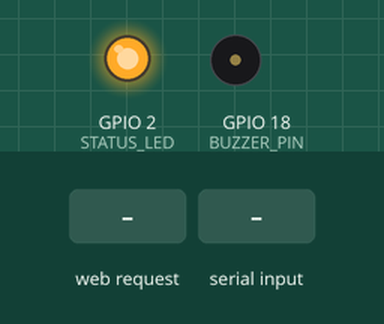
Simulated run of this sketch. Board: ESP32. On the bench: output pins drawn as LEDs (lit = HIGH), buzzer (waves = sounding). Dashed ring = blinking. The inputs (shaded band) are chosen by the test bench. WiFi joins after 1.5 s; servers stay silent unless stated; pins used as bus, display or sensor lines are not drawn; what the sketch prints to the serial monitor is not drawn.

Above: at 3.7 s.
3.8 s: HTTP request GET /trigger received
At 3.97 s:
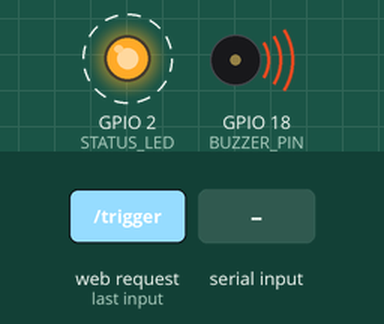
6.8 s: "DETER:90\n" received over Serial
9.8 s: HTTP request GET /stop received
11.3 s: HTTP request GET /trigger?animal=1 received
At 11.47 s:
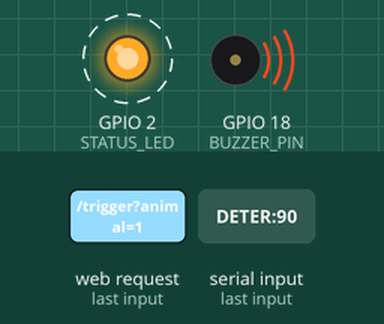
14.3 s: "DETER:,45\n" received over Serial
Timing chart, 0 to 18.3 s (numbered marks = the images above; inputs shaded):
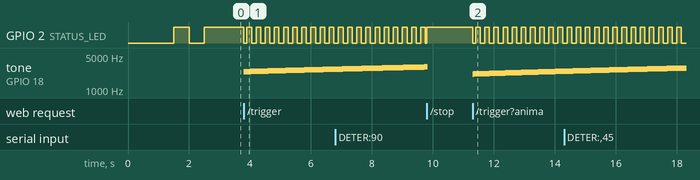

Measured:
- after the input at 3.8 s, GPIO 2 (STATUS_LED): alternates HIGH for 0.15 s and LOW for 0.15 s, starting at once; tone on GPIO 18 (BUZZER_PIN): plays 2380 Hz for 0.01 s, 2381 Hz for 0.01 s, 2382 Hz for 0.01 s, 2383 Hz for 0.01 s, 2384 Hz for 0.01 s, 2385 Hz for 0.01 s … (300 notes in this stretch), starting at once
- after the input at 11.3 s, GPIO 2 (STATUS_LED): alternates HIGH for 0.15 s and LOW for 0.15 s, starting at once; tone on GPIO 18 (BUZZER_PIN): plays 2130 Hz for 0.01 s, 2131 Hz for 0.01 s, 2132 Hz for 0.01 s, 2133 Hz for 0.01 s, 2134 Hz for 0.01 s, 2135 Hz for 0.01 s … (300 notes in this stretch), starting at once

The sketch:

esp32_deterrent.ino
```cpp
#include <WiFi.h>
#include <WebServer.h>

const char* ssid = "Wokwi-GUEST";
const char* password = "";

#define STROBE_PIN 4
#define BUZZER_PIN 18
#define STATUS_LED 2

WebServer server(80);

bool deterrentActive = false;
unsigned long deterrentStartTime = 0;
unsigned long deterrentDurationMs = 5000;
String currentAnimal = "";

// ESP32 LEDC PWM channel for Buzzer (Channel 0)
const int BUZZER_CHANNEL = 0;

void playBuzzerTone(int freq) {
#if defined(ESP_ARDUINO_VERSION_MAJOR) && ESP_ARDUINO_VERSION_MAJOR >= 3
  tone(BUZZER_PIN, freq);
#else
  ledcWriteTone(BUZZER_CHANNEL, freq);
  ledcWrite(BUZZER_CHANNEL, 128);
#endif
}

void stopBuzzerTone() {
#if defined(ESP_ARDUINO_VERSION_MAJOR) && ESP_ARDUINO_VERSION_MAJOR >= 3
  noTone(BUZZER_PIN);
#else
  ledcWriteTone(BUZZER_CHANNEL, 0);
  ledcWrite(BUZZER_CHANNEL, 0);
  digitalWrite(BUZZER_PIN, LOW);
#endif
}


void setup() {
  Serial.begin(115200);
  delay(1000);
  Serial.println("\n[ESP32] Initializing Smart Farm Deterrent System...");

  pinMode(STROBE_PIN, OUTPUT);
  pinMode(BUZZER_PIN, OUTPUT);
  pinMode(STATUS_LED, OUTPUT);

  digitalWrite(STROBE_PIN, LOW);
  digitalWrite(BUZZER_PIN, LOW);
  digitalWrite(STATUS_LED, LOW);

  // Setup ESP32 LEDC PWM for Buzzer audio on GPIO 18 (Wokwi compatible)
#if !(defined(ESP_ARDUINO_VERSION_MAJOR) && ESP_ARDUINO_VERSION_MAJOR >= 3)
  ledcSetup(BUZZER_CHANNEL, 2000, 8);
  ledcAttachPin(BUZZER_PIN, BUZZER_CHANNEL);
#endif

  Serial.print("[WiFi] Connecting to ");
  Serial.println(ssid);
  WiFi.mode(WIFI_STA);
  WiFi.begin(ssid, password);

  int wifiRetries = 0;
  while (WiFi.status() != WL_CONNECTED && wifiRetries < 20) {
    delay(500);
    Serial.print(".");
    digitalWrite(STATUS_LED, !digitalRead(STATUS_LED));
    wifiRetries++;
  }

  if (WiFi.status() == WL_CONNECTED) {
    digitalWrite(STATUS_LED, HIGH);
    Serial.println("\n[WiFi] Connected!");
    Serial.print("[WiFi] ESP32 IP Address: ");
    Serial.println(WiFi.localIP());
  } else {
    Serial.println("\n[WiFi Warning] Connection failed. Operating in SERIAL ONLY mode.");
    digitalWrite(STATUS_LED, LOW);
  }

  server.on("/trigger", HTTP_GET, handleTrigger);
  server.on("/trigger", HTTP_POST, handleTrigger);
  server.on("/stop", HTTP_GET, handleStop);
  server.on("/stop", HTTP_POST, handleStop);
  server.on("/status", HTTP_GET, handleStatus);

  server.begin();
  Serial.println("[HTTP] Web Server running on port 80");
  Serial.println("[System] Ready for Intrusion Alerts!");
}

void loop() {
  server.handleClient();
  checkSerialInput();
  updateDeterrentState();
}

void triggerDeterrent(String animal, int durationMs) {
  deterrentActive = true;
  deterrentStartTime = millis();
  deterrentDurationMs = (durationMs > 0) ? durationMs : 5000;
  currentAnimal = animal;

  Serial.print("[DETERRENT ACTIVATED] Species: ");
  Serial.print(animal);
  Serial.print(" | Duration: ");
  Serial.print(deterrentDurationMs);
  Serial.println("ms");
}

void stopDeterrent() {
  deterrentActive = false;
  digitalWrite(STROBE_PIN, LOW);
  digitalWrite(STATUS_LED, WiFi.status() == WL_CONNECTED ? HIGH : LOW);
  stopBuzzerTone();
  Serial.println("[DETERRENT STOPPED] Hardware silenced.");
}

void updateDeterrentState() {
  if (!deterrentActive) return;

  if (millis() - deterrentStartTime > deterrentDurationMs) {
    stopDeterrent();
    return;
  }

  // Strobe LED Flashing (150ms interval)
  bool flashState = (millis() / 150) % 2 == 0;
  digitalWrite(STROBE_PIN, flashState ? HIGH : LOW);
  digitalWrite(STATUS_LED, flashState ? HIGH : LOW);

  // High-Decibel Siren Frequencies for Wokwi Buzzer (GPIO 18)
  if (currentAnimal == "pig" || currentAnimal == "boar") {
    int sweepFreq = 2400 + ((millis() / 5) % 800);
    playBuzzerTone(sweepFreq);
  } else if (currentAnimal == "cow" || currentAnimal == "buffalo" || currentAnimal == "horse") {
    int sirenFreq = ((millis() / 200) % 2 == 0) ? 2600 : 1600;
    playBuzzerTone(sirenFreq);
  } else if (currentAnimal == "dog" || currentAnimal == "cat" || currentAnimal == "goat" || currentAnimal == "sheep") {
    int pulseFreq = 2800 + ((millis() / 3) % 500);
    playBuzzerTone(pulseFreq);
  } else {
    int genFreq = 2000 + ((millis() / 10) % 1000);
    playBuzzerTone(genFreq);
  }
}

void handleTrigger() {
  String animal = server.hasArg("animal") ? server.arg("animal") : "unknown";
  int duration = server.hasArg("duration") ? server.arg("duration").toInt() : 5000;
  triggerDeterrent(animal, duration);
  server.send(200, "application/json", "{\"status\":\"success\",\"animal\":\"" + animal + "\"}");
}

void handleStop() {
  stopDeterrent();
  server.send(200, "application/json", "{\"status\":\"success\"}");
}

void handleStatus() {
  String activeStr = deterrentActive ? "true" : "false";
  server.send(200, "application/json", "{\"active\":" + activeStr + ",\"ip\":\"" + WiFi.localIP().toString() + "\"}");
}

void checkSerialInput() {
  if (Serial.available() > 0) {
    String input = Serial.readStringUntil('\n');
    input.trim();
    if (input.startsWith("DETER:")) {
      triggerDeterrent(input.substring(6), 5000);
    } else if (input == "STOP") {
      stopDeterrent();
    }
  }
}
```
